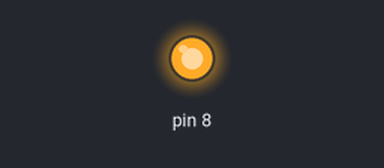
This sketch was run on a simulated Arduino Uno, built with avr-gcc and run on an emulated ATmega328P. On the bench: output pins drawn as LEDs (lit = HIGH).

Above: at 8.85 s.
At 39.7 s:
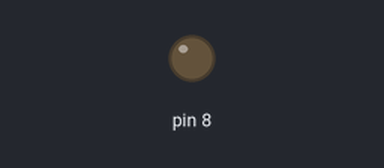
Timing chart, 0 to 40.0 s (numbered marks = the images above):
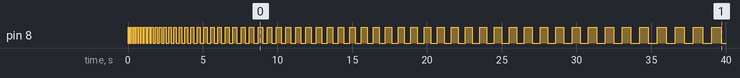

The sketch:

arudino_example_loop.ino
```cpp
// variable to make blinking slow down over time


void setup() {
  // sets up a digital pin to be used as an output, to blink an LED
  pinMode(8, OUTPUT);

}

void loop() {
  for(int i = 0; i < 1000; i+=10){
    // turns LED on
  digitalWrite(8, HIGH);
  // delays the time by milliseconds
  delay(i);
  // turns LED off
  digitalWrite(8, LOW);
  // delays for 1 second
  delay(i);


  }
}
```

Measured:
- by itself, pin 8: repeats every 0.08 s: LOW 0.05 s, HIGH 0.03 s, until it stays LOW from 39.7 s
